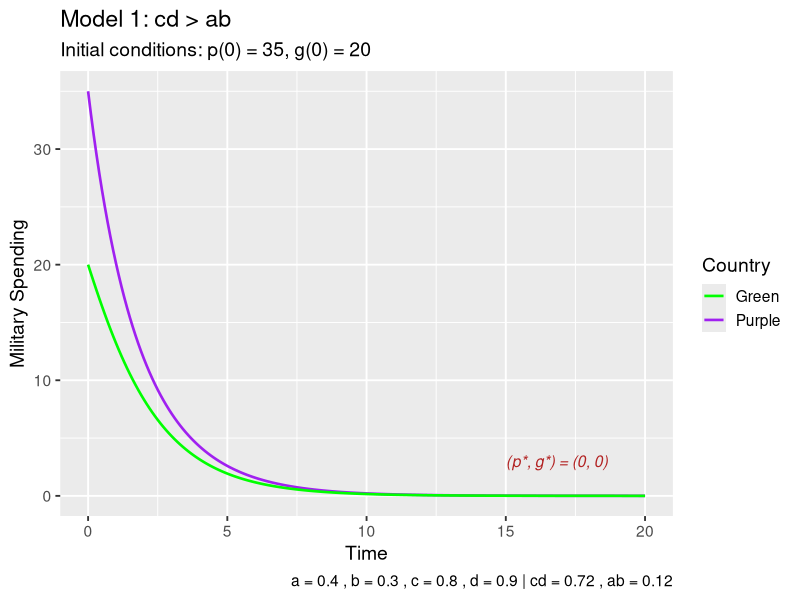
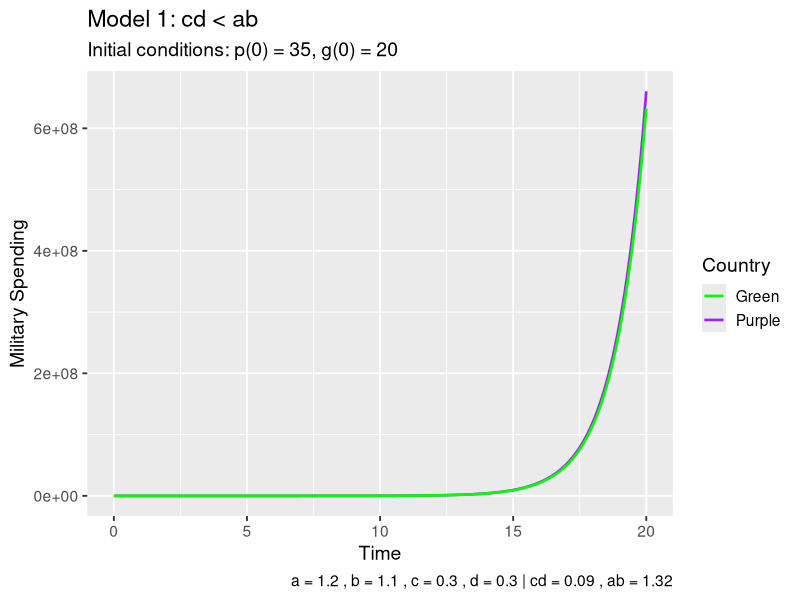
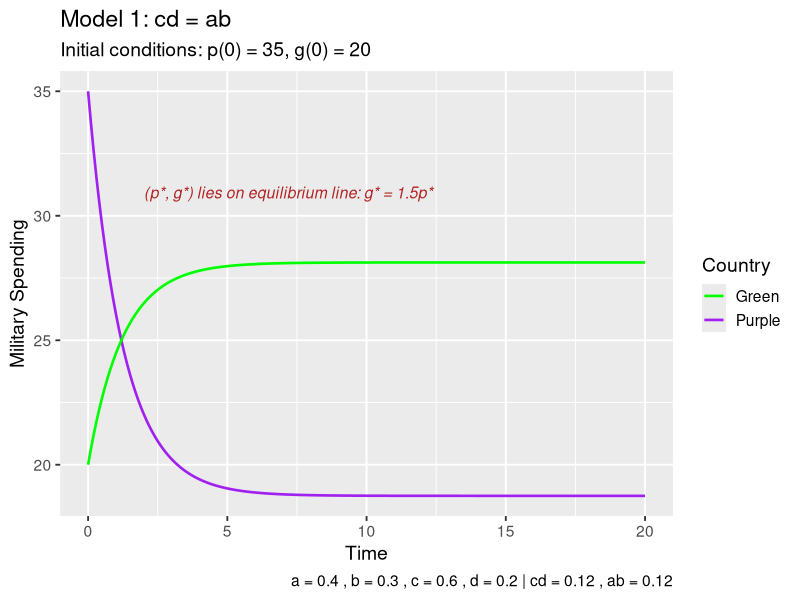

Here is the R script that generated these plots, in order:
###Model 1

#load libraries
library(expm)
library(ggplot2)

#t-values
t_vals <- seq(0, 20, by = 0.1)

#inital conditions
p0 <- 35
g0 <- 20
x0 <- c(p0, g0)

#Model solution
arms_model_exact <- function(t_vals, x0, a, b, c, d) {
  A <- matrix(c(-c, a,
                b, -d), nrow = 2, byrow = TRUE)
  arms <- matrix(NA, nrow = 2, ncol = length(t_vals))
  
  for (i in 1:length(t_vals)) {
    t <- t_vals[i]
    arms[, i] <- expm(A * t) %*% x0
  }
  return(arms)
}
colours <- c("Purple" = "purple", "Green" = "green")

#Figure 1 - Case 1(e): Stable Nodes
a3 <- 0.4
b3 <- 0.3
c3 <- 0.8
d3 <- 0.9

model3 <- arms_model_exact(t_vals, x0, a3, b3, c3, d3)

soln3 <- data.frame(
  time = t_vals,
  purple = model3[1,],
  green = model3[2,]
)

ggplot(soln3) +
  geom_line(aes(x = time, y = purple, colour = "Purple"), linewidth = 0.9) +
  geom_line(aes(x = time, y = green, colour = "Green"), linewidth = 0.9) +
  annotate("text",
           x = max(t_vals)*0.75,
           y = 3, 
           label = "(p*, g*) = (0, 0)",
           hjust = 0,
           size = 4,
           colour = "firebrick",
           fontface = "italic") +
  labs(
    title = "Model 1: cd > ab ",
    subtitle = "Initial conditions: p(0) = 35, g(0) = 20",
    x = "Time",
    y = "Military Spending",
    colour = "Country",
    caption = paste("a =", a3, ", b =", b3, ", c =", c3, ", d =", d3,
                    "| cd =", round(c3*d3,2), ", ab =", round(a3*b3,2))
  ) +
  scale_colour_manual(values = colours) +
  theme_gray(base_size = 14)

#Figure 2 - Case 1(c): Unstable Saddle Point
a2 <- 1.2
b2 <- 1.1
c2 <- 0.3
d2 <- 0.3

model2 <- arms_model_exact(t_vals, x0, a2, b2, c2, d2)

soln2 <- data.frame(
  time = t_vals,
  purple = model2[1,],
  green = model2[2,]
)

ggplot(soln2) +
  geom_line(aes(x = time, y = purple, colour = "Purple"), linewidth = 0.9) +
  geom_line(aes(x = time, y = green, colour = "Green"), linewidth = 0.9) +
  labs(
    title = "Model 1: cd < ab ",
    subtitle = "Initial conditions: p(0) = 35, g(0) = 20",
    x = "Time",
    y = "Military Spending",
    colour = "Country",
    caption = paste("a =", a2, ", b =", b2, ", c =", c2, ", d =", d2,
                    "| cd =", round(c2*d2,2), ", ab =", round(a2*b2,2))
  ) +
  scale_colour_manual(values = colours) +
  theme_gray(base_size = 14)

#Figure 3 - Case 1(d): Line of Stable Nodes
a1 <- 0.4
b1 <- 0.3
c1 <- 0.6
d1 <- 0.2

model1 <- arms_model_exact(t_vals, x0, a1, b1, c1, d1)

soln1 <- data.frame(
  time = t_vals,
  purple = model1[1,],
  green = model1[2,]
)

ggplot(soln1) +
  geom_line(aes(x = time, y = purple, colour = "Purple"), linewidth = 0.9) +
  geom_line(aes(x = time, y = green, colour = "Green"), linewidth = 0.9) +
  annotate("text",
           x = max(t_vals)*0.10,
           y = max(soln1$green)*1.1,
           label = "(p*, g*) lies on equilibrium line: g* = 1.5p*",
           hjust = 0,
           size = 4,
           colour = "firebrick",
           fontface = "italic")+
  labs(
    title = "Model 1: cd = ab ",
    subtitle = "Initial conditions: p(0) = 35, g(0) = 20",
    x = "Time",
    y = "Military Spending",
    colour = "Country",
    caption = paste(
      "a =", a1, ", b =", b1, ", c =", c1, ", d =", d1,
      "| cd =", round(c1*d1,2), ", ab =", round(a1*b1,2))) +
  scale_colour_manual(values = colours) +
  theme_gray(base_size = 14)
